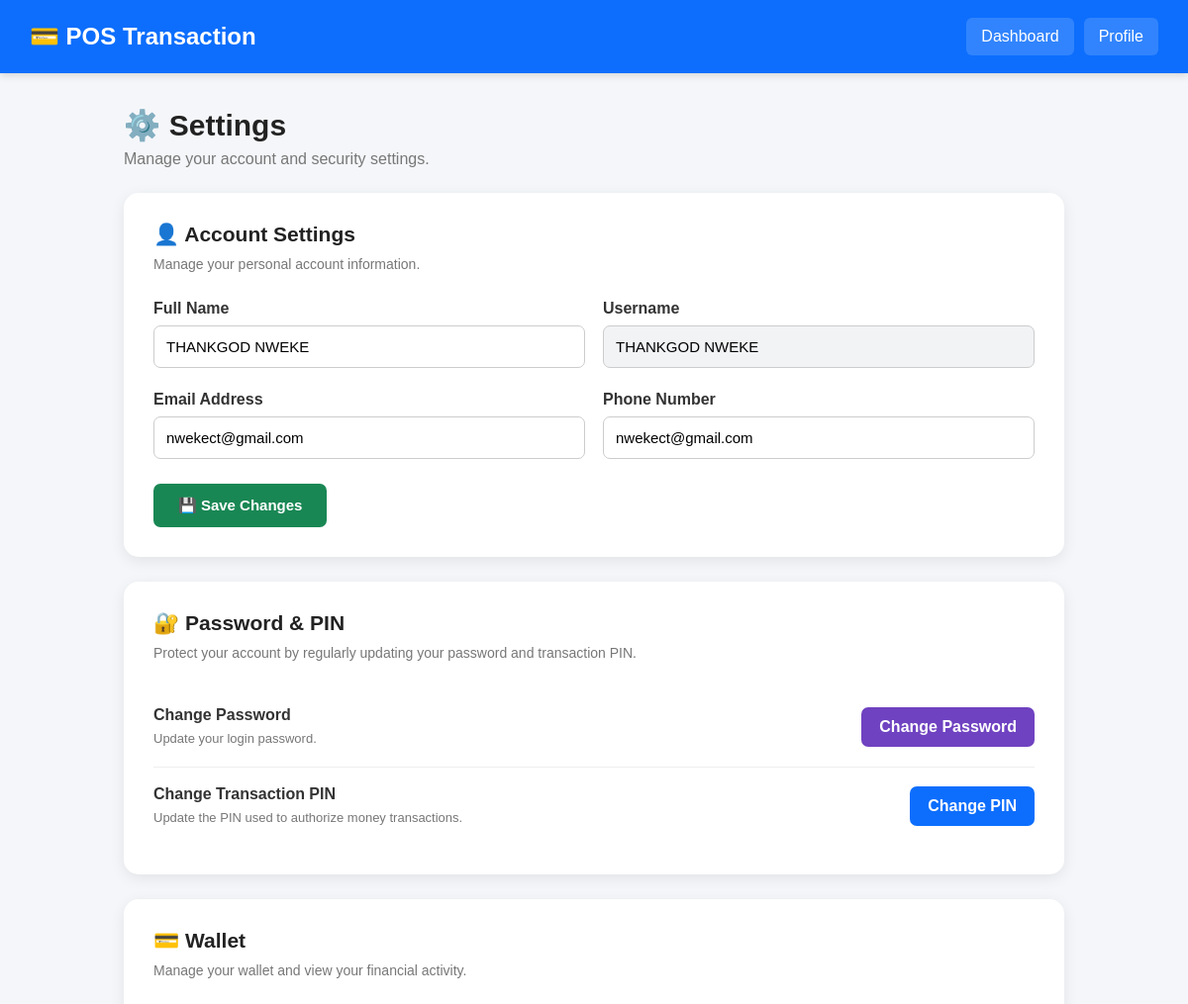
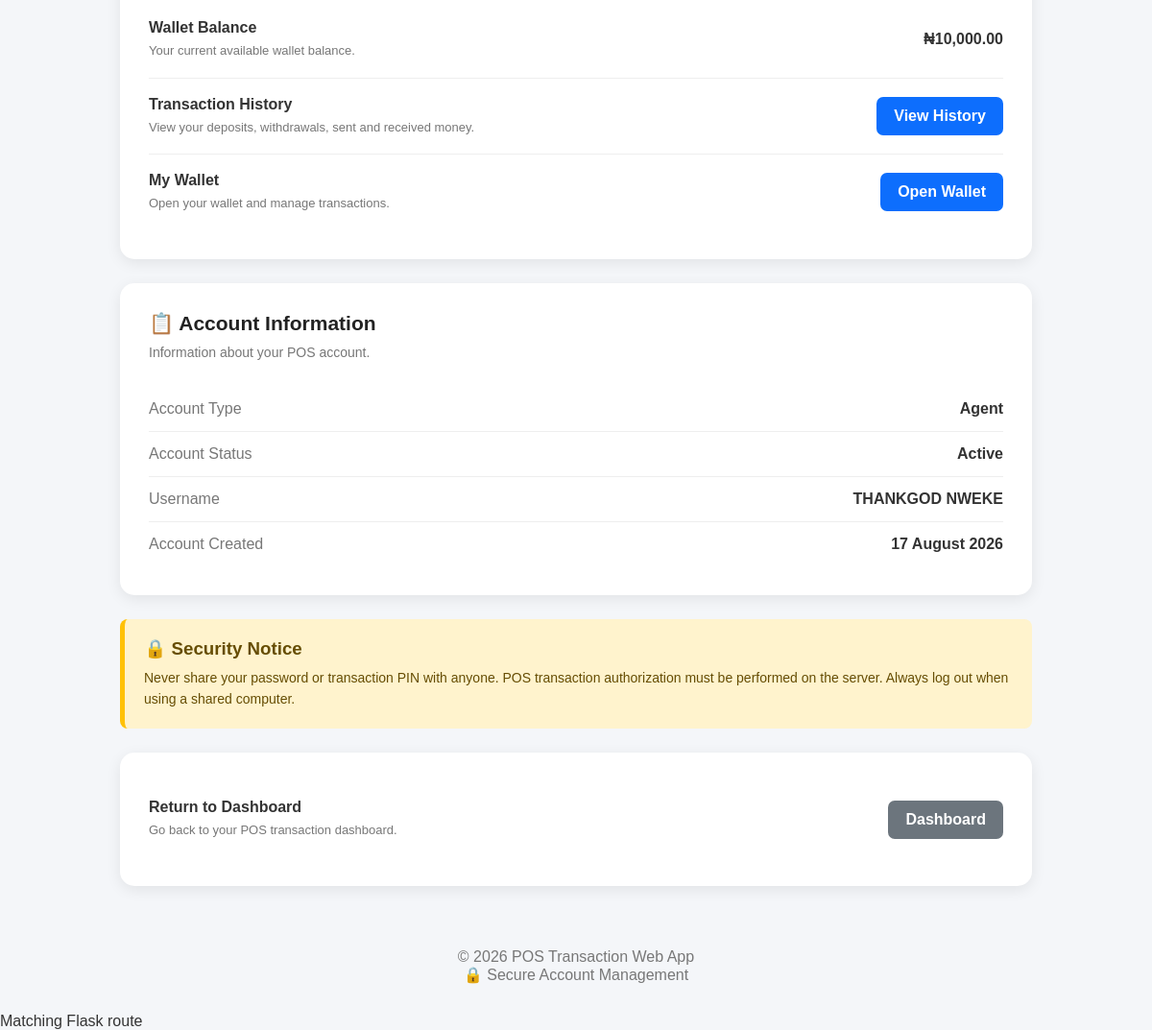
The app's page /settings (signed in) with its own data (2 pictures, top to bottom).
### app_backup.py (models this page shows, shortened)
class User(UserMixin, db.Model):
    __tablename__ = "users"
    id = db.Column(db.Integer, primary_key=True)
    full_name = db.Column(
        db.String(150),
        nullable=False
    )
    username = db.Column(
        db.String(80),
        unique=True,
        nullable=False
    )
    email = db.Column(
        db.String(150),
        unique=True,
        nullable=False
    )
    phone = db.Column(
        db.String(30),
        nullable=True
    )
    password = db.Column(
        db.String(255),
        nullable=False
    )
    transaction_pin = db.Column(
        db.String(255),
        nullable=True
    )
    role = db.Column(
        db.String(30),
        default="Agent",
        nullable=False
    )
    status = db.Column(
        db.String(30),
        default="Active",
        nullable=False
    )
    wallet_balance = db.Column(
        db.Float,
        default=0.00,
        nullable=False
    )
    created_at = db.Column(
        db.DateTime,
        default=datetime.utcnow
    )

### app_backup.py (the view)
@app.route("/settings")
@login_required
def settings():
    return render_template(
        "settings.html",
        user=current_user
    )

### app_backup.py (called while the page is built)
@login_manager.user_loader
def load_user(user_id):
    try:
        return db.session.get(User, int(user_id))
    except (ValueError, TypeError):
        return None

@app.context_processor
def inject_app_information():
    return {
        "app_name": "POS Transaction Web App",
        "current_year": datetime.utcnow().year,
    }

### templates/settings.html (shortened to what this page needs)
<!DOCTYPE html>
<html lang="en">
<head>
</head>
<body>
<header class="header">
    <h1>💳 POS Transaction</h1>
    <div class="header-links">
        <a href="{{ url_for('dashboard') }}">
            Dashboard
        </a>
        <a href="{{ url_for('profile') }}">
            Profile
        </a>
    </div>
</header>
<main class="container">
    <section class="page-title">
        <h2>
            ⚙️ Settings
        </h2>
        <p>
            Manage your account and security settings.
        </p>
    </section>
    <section class="settings-card">
        <h3>
            👤 Account Settings
        </h3>
        <p class="settings-description">
            Manage your personal account information.
        </p>
        <form method="POST"
              action="{{ url_for('settings') }}">
            <div class="form-grid">
                <div class="form-group">
                    <label for="full_name">
                        Full Name
                    </label>
                    <input
                        type="text"
                        id="full_name"
                        name="full_name"
                        value="{{ current_user.full_name or '' }}"
                        required
                    >
                </div>
                <div class="form-group">
                    <label for="username">
                        Username
                    </label>
                    <input
                        type="text"
                        id="username"
                        name="username"
                        value="{{ current_user.username or '' }}"
                        readonly
                    >
                </div>
                <div class="form-group">
                    <label for="email">
                        Email Address
                    </label>
                    <input
                        type="email"
                        id="email"
                        name="email"
                        value="{{ current_user.email or '' }}"
                        required
                    >
                </div>
                <div class="form-group">
                    <label for="phone">
                        Phone Number
                    </label>
                    <input
                        type="tel"
                        id="phone"
                        name="phone"
                        value="{{ current_user.phone or '' }}"
                        required
                    >
                </div>
            </div>
            <button
                type="submit"
                class="save-button">
                💾 Save Changes
            </button>
        </form>
    </section>
    <section class="settings-card">
        <h3>
            🔐 Password & PIN
        </h3>
        <p class="settings-description">
            Protect your account by regularly updating
            your password and transaction PIN.
        </p>
        <div class="setting-row">
            <div class="setting-info">
                <h4>
                    Change Password
                </h4>
                <p>
                    Update your login password.
                </p>
            </div>
            <a
                href="{{ url_for('change_password') }}"
                class="button purple">
                Change Password
            </a>
        </div>
        <div class="setting-row">
            <div class="setting-info">
                <h4>
                    Change Transaction PIN
                </h4>
                <p>
                    Update the PIN used to authorize
                    money transactions.
                </p>
            </div>
            <a
                href="{{ url_for('change_pin') }}"
                class="button primary">
                Change PIN
            </a>
        </div>
    </section>
    <section class="settings-card">
        <h3>
            💳 Wallet
        </h3>
        <p class="settings-description">
            Manage your wallet and view your financial activity.
        </p>
        <div class="setting-row">
            <div class="setting-info">
                <h4>
                    Wallet Balance
                </h4>
                <p>
                    Your current available wallet balance.
                </p>
            </div>
            <strong>
                ₦{{ "{:,.2f}".format(
                    current_user.wallet_balance or 0
                ) }}
            </strong>
        </div>
        <div class="setting-row">
            <div class="setting-info">
                <h4>
                    Transaction History
                </h4>
                <p>
                    View your deposits, withdrawals,
                    sent and received money.
                </p>
            </div>
            <a
                href="{{ url_for('transaction_history') }}"
                class="button primary">
                View History
            </a>
        </div>
        <div class="setting-row">
            <div class="setting-info">
                <h4>
                    My Wallet
                </h4>
                <p>
                    Open your wallet and manage transactions.
                </p>
            </div>
            <a
                href="{{ url_for('wallet') }}"
                class="button primary">
                Open Wallet
            </a>
        </div>
    </section>
    <section class="settings-card">
        <h3>
            📋 Account Information
        </h3>
        <p class="settings-description">
            Information about your POS account.
        </p>
        <div class="account-row">
            <span class="account-label">
                Account Type
            </span>
            <span class="account-value">
                {{ current_user.role }}
            </span>
        </div>
        <div class="account-row">
            <span class="account-label">
                Account Status
            </span>
            <span class="account-value">
                {{ current_user.status }}
            </span>
        </div>
        <div class="account-row">
            <span class="account-label">
                Username
            </span>
            <span class="account-value">
                {{ current_user.username }}
            </span>
        </div>
        <div class="account-row">
            <span class="account-label">
                Account Created
            </span>
            <span class="account-value">
                {% if current_user.created_at %}
                    {{ current_user.created_at.strftime(
                        '%d %B %Y'
                    ) }}
                {% else %}
                    Not Available
                {% endif %}
            </span>
        </div>
    </section>
    <section class="security-card">
        <h3>
            🔒 Security Notice
        </h3>
        <p>
            Never share your password or transaction PIN with
            anyone. POS transaction authorization must be
            performed on the server. Always log out when using
            a shared computer.
        </p>
    </section>
    <section class="settings-card">
        <div class="setting-row">
            <div class="setting-info">
                <h4>
                    Return to Dashboard
                </h4>
                <p>
                    Go back to your POS transaction dashboard.
                </p>
            </div>
            <a
                href="{{ url_for('dashboard') }}"
                class="button secondary">
                Dashboard
            </a>
        </div>
    </section>
</main>
<footer>
    <p>
        © 2026 POS Transaction Web App
    </p>
    <p>
        🔒 Secure Account Management
    </p>
</footer>
</body>
</html>

### templates/settings.html (style rules this page uses)
* { margin: 0; padding: 0; box-sizing: border-box; font-family: Arial, Helvetica, sans-serif; }
body { background: #f4f6f9; color: #333; }
.header { background: #0d6efd; color: white; padding: 18px 30px; display: flex; justify-content: space-between; align-items: center; box-shadow: 0 2px 8px rgba(0,0,0,0.15); }
.header h1 { font-size: 24px; }
.header-links { display: flex; gap: 10px; }
.header a { color: white; text-decoration: none; padding: 10px 15px; border-radius: 6px; background: rgba(255,255,255,0.15); }
.container { width: 94%; max-width: 950px; margin: 35px auto; }
.page-title { margin-bottom: 25px; }
.page-title h2 { font-size: 30px; color: #222; margin-bottom: 8px; }
.page-title p { color: #777; }
.settings-card { background: white; border-radius: 15px; padding: 30px; margin-bottom: 25px; box-shadow: 0 4px 15px rgba(0,0,0,0.08); }
.settings-card h3 { color: #222; font-size: 21px; margin-bottom: 8px; }
.settings-description { color: #777; font-size: 14px; margin-bottom: 25px; line-height: 1.5; }
.setting-row { display: flex; justify-content: space-between; align-items: center; gap: 25px; padding: 18px 0; border-bottom: 1px solid #eee; }
.setting-row:last-child { border-bottom: none; }
.setting-info { flex: 1; }
.setting-info h4 { margin-bottom: 5px; color: #333; }
.setting-info p { color: #777; font-size: 13px; line-height: 1.5; }
.button { display: inline-block; text-decoration: none; border: none; padding: 11px 18px; border-radius: 7px; font-weight: bold; cursor: pointer; white-space: nowrap; }
.primary { background: #0d6efd; color: white; }
.purple { background: #6f42c1; color: white; }
.secondary { background: #6c757d; color: white; }
.form-grid { display: grid; grid-template-columns: 1fr 1fr; gap: 18px; }
.form-group { margin-bottom: 5px; }
.form-group label { display: block; margin-bottom: 8px; font-weight: bold; color: #333; }
.form-group input { width: 100%; padding: 12px; border: 1px solid #ccc; border-radius: 7px; font-size: 15px; outline: none; }
.form-group input[readonly] { background: #f1f3f5; cursor: not-allowed; }
.save-button { margin-top: 20px; border: none; background: #198754; color: white; padding: 13px 25px; border-radius: 7px; font-weight: bold; cursor: pointer; font-size: 15px; }
.security-card { background: #fff3cd; border-left: 5px solid #ffc107; border-radius: 8px; padding: 20px; margin-bottom: 25px; }
.security-card h3 { color: #664d03; margin-bottom: 8px; }
.security-card p { color: #664d03; line-height: 1.6; font-size: 14px; }
.account-row { display: flex; justify-content: space-between; padding: 14px 0; border-bottom: 1px solid #eee; }
.account-row:last-child { border-bottom: none; }
.account-label { color: #777; }
.account-value { font-weight: bold; text-align: right; }
footer { text-align: center; color: #777; padding: 30px; margin-top: 25px; }

### records on screen
User: full_name "THANKGOD NWEKE", username "THANKGOD NWEKE", email "nwekect@gmail.com", phone "nwekect@gmail.com", wallet_balance "10,000.00", role "Agent", status "Active", created_at "17 August 2026"
